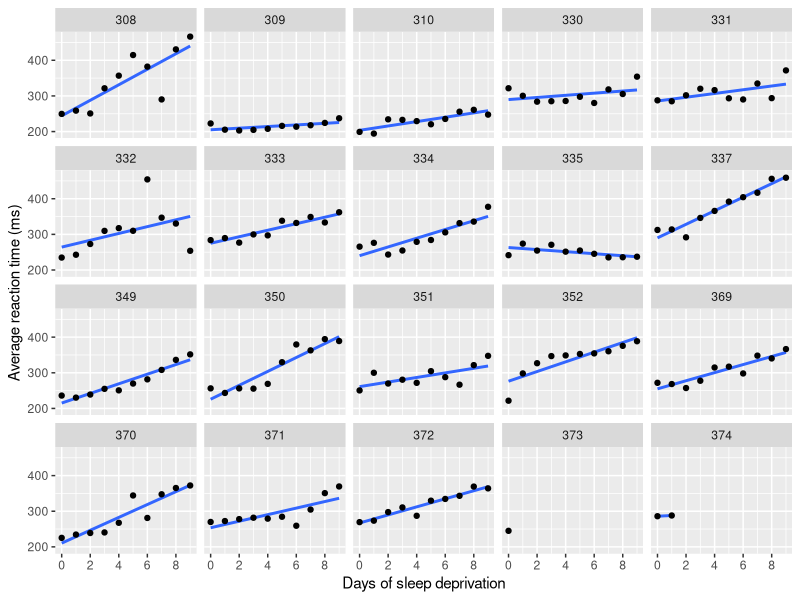
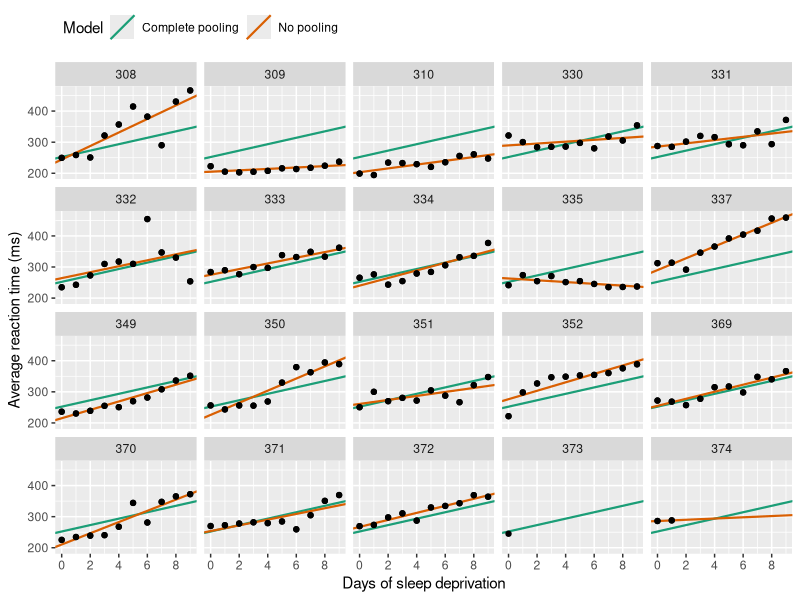
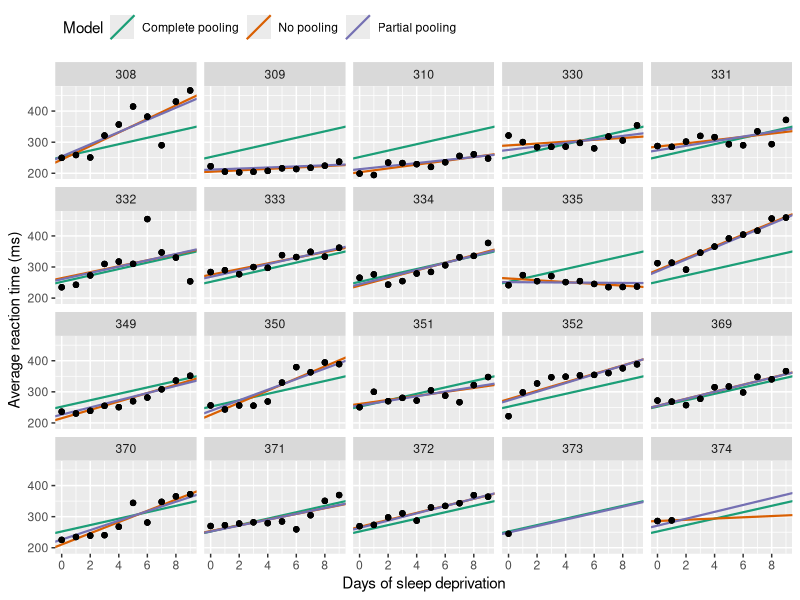
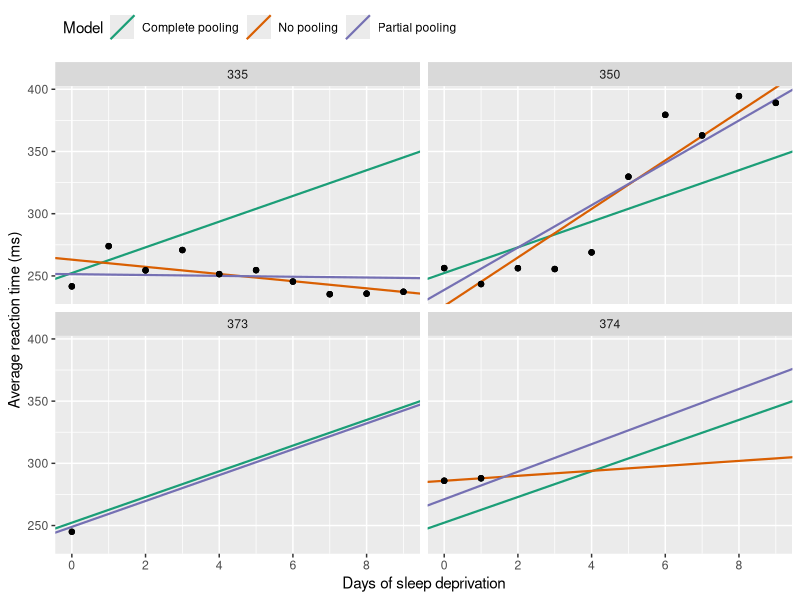
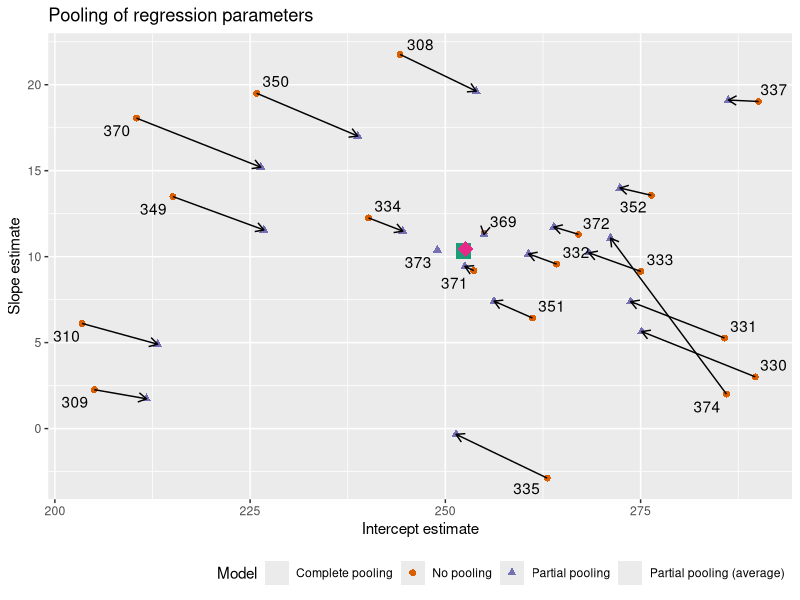

R code for these plots, in order:
library(lme4)
#> Loading required package: Matrix
library(dplyr)
library(tibble)

# Convert to tibble for better printing. Convert factors to strings
sleepstudy <- sleepstudy %>% 
  as_tibble() %>% 
  mutate(Subject = as.character(Subject))

# Add two fake participants
df_sleep <- bind_rows(
  sleepstudy,
  tibble(Reaction = c(286, 288), Days = 0:1, Subject = "374"),
  tibble(Reaction = 245, Days = 0, Subject = "373"))

library(ggplot2)

xlab <- "Days of sleep deprivation"
ylab <- "Average reaction time (ms)"

ggplot(df_sleep) + 
  aes(x = Days, y = Reaction) + 
  stat_smooth(method = "lm", se = FALSE) +
  # Put the points on top of lines
  geom_point() +
  facet_wrap("Subject") +
  labs(x = xlab, y = ylab) + 
  # We also need to help the x-axis, so it doesn't 
  # create gridlines/ticks on 2.5 days
  scale_x_continuous(breaks = 0:4 * 2)
#> `geom_smooth()` using formula 'y ~ x'

df_no_pooling <- lmList(Reaction ~ Days | Subject, df_sleep) %>% 
  coef() %>% 
  # Subject IDs are stored as row-names. Make them an explicit column
  rownames_to_column("Subject") %>% 
  rename(Intercept = `(Intercept)`, Slope_Days = Days) %>% 
  add_column(Model = "No pooling") %>% 
  # Remove the participant who only had one data-point
  filter(Subject != "373")

# Fit a model on all the data pooled together
m_pooled <- lm(Reaction ~ Days, df_sleep) 

# Repeat the intercept and slope terms for each participant
df_pooled <- tibble(
  Model = "Complete pooling",
  Subject = unique(df_sleep$Subject),
  Intercept = coef(m_pooled)[1], 
  Slope_Days = coef(m_pooled)[2]
)

# Join the raw data so we can use plot the points and the lines.
df_models <- bind_rows(df_pooled, df_no_pooling) %>% 
  left_join(df_sleep, by = "Subject")

p_model_comparison <- ggplot(df_models) + 
  aes(x = Days, y = Reaction) + 
  # Set the color mapping in this layer so the points don't get a color
  geom_abline(
    aes(intercept = Intercept, slope = Slope_Days, color = Model),
    size = .75
  ) + 
  geom_point() +
  facet_wrap("Subject") +
  labs(x = xlab, y = ylab) + 
  scale_x_continuous(breaks = 0:4 * 2) + 
  # Fix the color palette 
  scale_color_brewer(palette = "Dark2") + 
  theme(legend.position = "top", legend.justification = "left")

p_model_comparison

m <- lmer(Reaction ~ 1 + Days + (1 + Days | Subject), df_sleep)
arm::display(m)

# Make a dataframe with the fitted effects
df_partial_pooling <- coef(m)[["Subject"]] %>% 
  rownames_to_column("Subject") %>% 
  as_tibble() %>% 
  rename(Intercept = `(Intercept)`, Slope_Days = Days) %>% 
  add_column(Model = "Partial pooling")

df_models <- bind_rows(df_pooled, df_no_pooling, df_partial_pooling) %>% 
  left_join(df_sleep, by = "Subject")

# Replace the data-set of the last plot
p_model_comparison %+% df_models

df_zoom <- df_models %>% 
  filter(Subject %in% c("335", "350", "373", "374"))

p_model_comparison %+% df_zoom

# Also visualize the point for the fixed effects
df_fixef <- tibble(
  Model = "Partial pooling (average)",
  Intercept = fixef(m)[1],
  Slope_Days = fixef(m)[2]
)

# Complete pooling / fixed effects are center of gravity in the plot
df_gravity <- df_pooled %>% 
  distinct(Model, Intercept, Slope_Days) %>% 
  bind_rows(df_fixef)
df_gravity
#> # A tibble: 2 × 3
#>   Model                     Intercept Slope_Days
#>   <chr>                         <dbl>      <dbl>
#> 1 Complete pooling               252.       10.3
#> 2 Partial pooling (average)      253.       10.5

df_pulled <- bind_rows(df_no_pooling, df_partial_pooling)

ggplot(df_pulled) + 
  aes(x = Intercept, y = Slope_Days, color = Model, shape = Model) + 
  geom_point(size = 2) + 
  geom_point(
    data = df_gravity, 
    size = 5,
    # Prevent size-5 point from showing in legend keys
    show.legend = FALSE
  ) + 
  # Draw an arrow connecting the observations between models
  geom_path(
    aes(group = Subject, color = NULL), 
    arrow = arrow(length = unit(.02, "npc")),
    show.legend = FALSE
  ) + 
  # Use ggrepel to jitter the labels away from the points
  ggrepel::geom_text_repel(
    aes(label = Subject, color = NULL), 
    data = df_no_pooling,
    show.legend = FALSE
  ) + 
  # Don't forget 373
  ggrepel::geom_text_repel(
    aes(label = Subject, color = NULL), 
    data = filter(df_partial_pooling, Subject == "373"),
    show.legend = FALSE
  ) + 
  theme(
    legend.position = "bottom", 
    legend.justification = "right"
  ) + 
  ggtitle("Pooling of regression parameters") + 
  xlab("Intercept estimate") + 
  ylab("Slope estimate") + 
  scale_shape_manual(values = c(15:18)) +
  scale_color_brewer(palette = "Dark2") 
